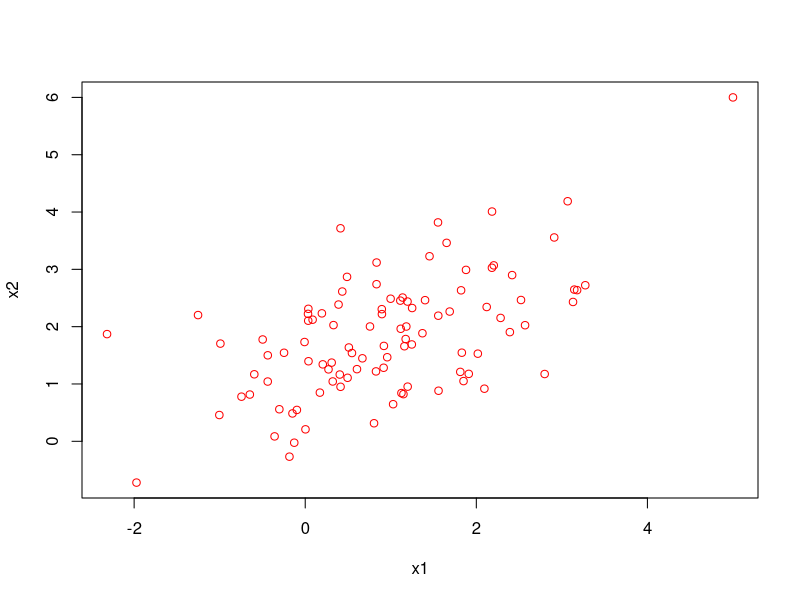
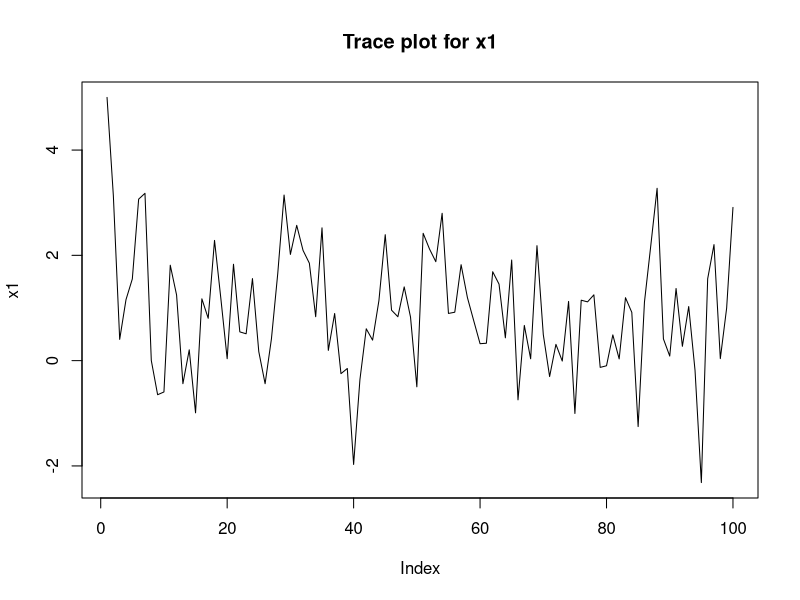
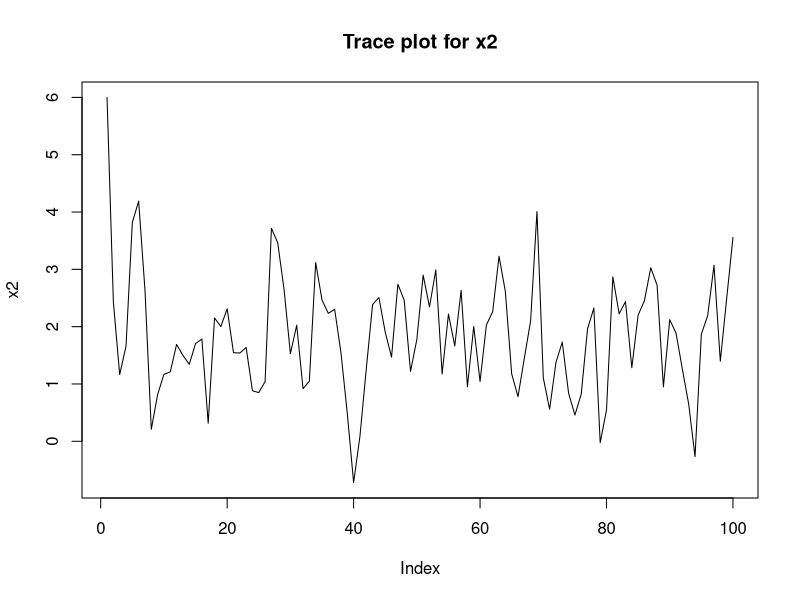

Generate these figures, in order, with R:
t=0
n=100
x1=numeric(n)
x2=numeric(n)
x1[1]=5
x2[1]=6

for (t in 2:n){
  x1[t]=rnorm(1,1+0.5*(x2[t-1]-2), sqrt(0.75))
  x2[t]=rnorm(1,2+0.5*(x1[t]-1),sqrt(0.75))
}

plot(x1,x2, col="red")
plot(x1, type="l", main="Trace plot for x1")
plot(x2, type="l", main="Trace plot for x2")
